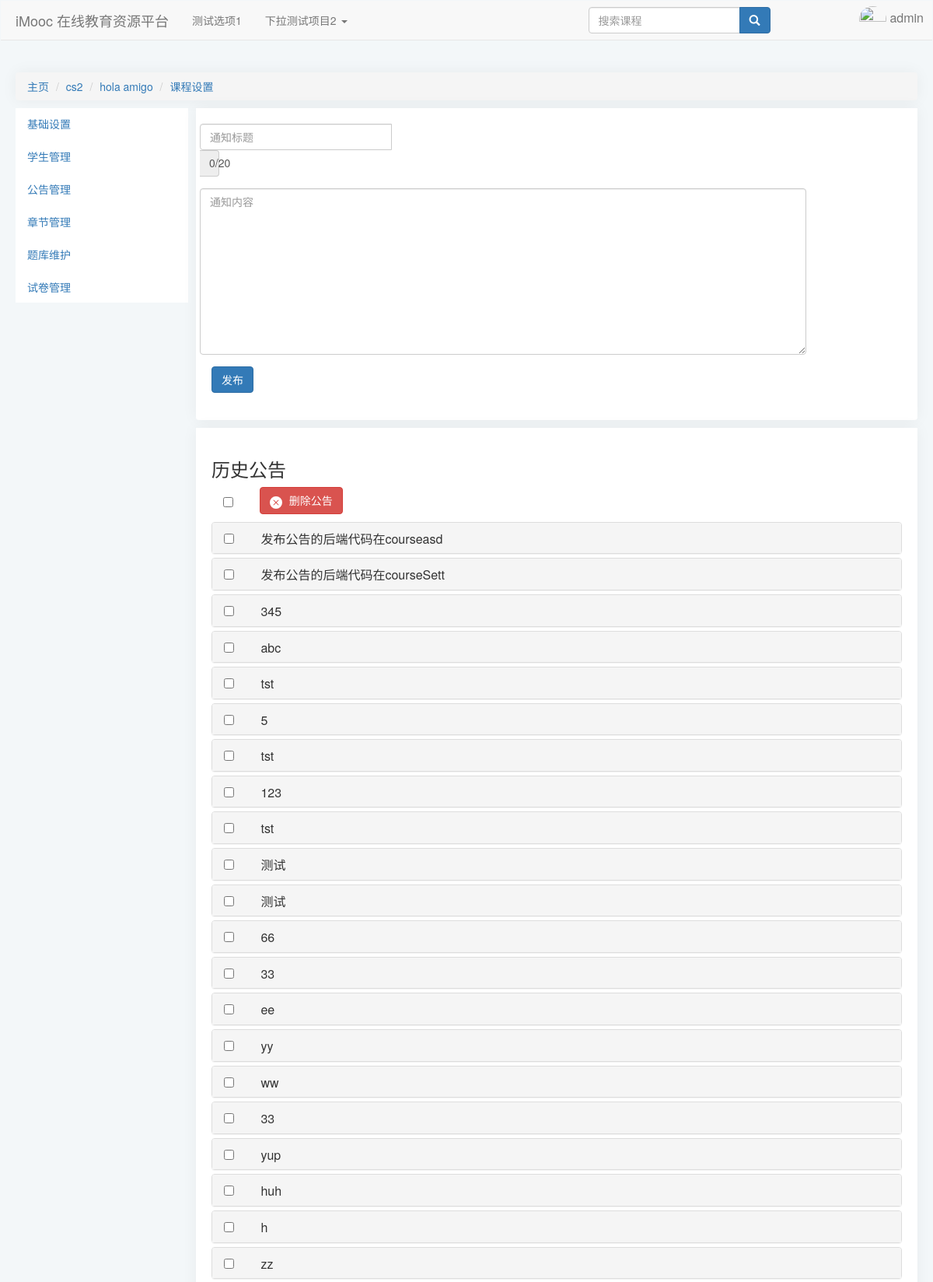
Page /course/3/Setting/Notice (signed in, upper part) on the committed database.
### index/models.py (models this page shows, shortened)
class CourseCategory(models.Model):
    CategoryID = models.AutoField(primary_key=True, verbose_name="分类编号")
    CategoryName = models.CharField(verbose_name="分类名", max_length=64)
    Is_Root = models.BooleanField(verbose_name="根分类", default=True, editable=False)
    DisplayOrder = models.PositiveIntegerField(verbose_name="显示顺序", default=1)
    ParentID = models.ForeignKey(
        "self",
        on_delete=models.CASCADE,
        limit_choices_to={"Is_Root": 1},
        null=True,
        blank=True,
    )
    def __str__(self) -> str:
        return self.CategoryName
    class Meta:
        ordering = ["-CategoryID"]
        verbose_name = "课程分类"
        verbose_name_plural = "课程分类"

class Course(models.Model):
    status = (
        ("1", "未开课"),
        ("2", "已开课"),
        ("3", "已结课"),
    )
    Course_Name = models.CharField(verbose_name="课程名称", max_length=64)
    Course_Teacher = models.ForeignKey(
        "Users",
        on_delete=models.CASCADE,
        limit_choices_to={"access": "teacher"},
        null=True,
        blank=True,
        related_name="teacher",
    )
    Course_Info = models.TextField(verbose_name="课程说明", default="暂未设置")
    Course_Goal = models.TextField(verbose_name="课程目标", default="暂未设置")
    Grade_Requirements = models.TextField(verbose_name="成绩要求", default="暂未设置")
    Reference = models.TextField(verbose_name="参考资料", default="暂未设置")
    QA = models.TextField(verbose_name="常见问题", null=True, blank=True, default="暂未设置")
    Course_Img = models.ImageField(
        verbose_name="课程图片",
        null=True,
        upload_to="Course_Img",
        blank=True,
        default="material/defaultCourseImage.jpg",
    )
    Stu_Count = models.PositiveIntegerField(verbose_name="选课人数", default=0)
    Course_Chapter = models.TextField(
        verbose_name="课程章节",
        null=True,
        blank=True,
        default='[{"title":"New Node","key":"1"}]',
    )
    Course_Category = models.ForeignKey(
        "CourseCategory",
        verbose_name="课程分类",
        on_delete=models.CASCADE,
        limit_choices_to={"Is_Root": 0},
        null=True,
        blank=True,
    )
    View_Count = models.PositiveIntegerField(verbose_name="访问人数", default=0)
    Status = models.CharField(
        verbose_name="课程状态", max_length=16, choices=status, default="1"
    )
    Starting_Time = models.DateTimeField(verbose_name="开课时间", auto_now_add=True)
    Ending_Time = models.DateTimeField(verbose_name="结课时间", null=True, blank=True)
    class Meta:
        ordering = ["-Starting_Time"]
        verbose_name = "课程"
        verbose_name_plural = "课程"

class CourseNotice(models.Model):
    sourceCourse = ForeignKey(
        "Course",
        verbose_name="源课程",
        on_delete=CASCADE,
        null=True,
        blank=True,
        related_name="sourceCourse",
    )
    Title = CharField(verbose_name="公告标题", default="新公告标题", max_length=20)
    Message = TextField(verbose_name="课程公告", default="新公告内容")
    createTime = DateTimeField(verbose_name="发布时间", auto_now_add=True)
    class Meta:
        ordering = ["-createTime"]
        verbose_name = "课程公告"
        verbose_name_plural = "课程公告"

### index/views.py (the view, shortened to what this page needs)
def courseSettingNotice(request, courseid):
    courseDetail, _, _ = VF.Get_Course(courseid)
    course = models.Course.objects.get(id=courseid)
    historyNotices = models.CourseNotice.objects.filter(sourceCourse=course)
    return render(request, "index/courseSettingNotice.html", locals())

### index/templates/index/courseSettingNotice.html (shortened to what this page needs)
{% extends 'index/courseSettingBase.html' %}
{% load static %}
{% load martortags %}
    {% block extrastatic %}
    {{ block.super }}
    <link rel="stylesheet" href="{% static 'index/css/courseSettingNotice.css' %}">
    <link rel="stylesheet" href="https://cdn.jsdelivr.net/simplemde/latest/simplemde.min.css">
    {% endblock extrastatic %}
    {% block content %}
    {{ block.super }}
    <div class="mainContainer">
        <div class="newNoticeForm">
            <form id="NoticeForm" class="form-horizontal">
                <div class="form-group">
                    <div class="item form-Title">
                        <div class="input-group">
                            <input type="text" name="NoticeTitle" id="NoticeTitle" class="form-control"
                                placeholder="通知标题" maxlength="20" required>
                            <div class="input-group-addon" id="titleaddon">0/20</div>
                        </div>
                    </div>
                </div>
                <div class="form-group">
                    <div class="item form-Title">
                        <textarea name="NoticeContent" id="NoticeTA" class="form-control" rows="10"
                            placeholder="通知内容"></textarea>
                    </div>
                </div>
                <div class="form-group">
                    <button type="button" id="submitNotice" class="btn btn-primary postAnno">发布</button>
                </div>
            </form>
        </div>
        <div class="historyNotice">
            <div class="header">
                <h3>历史公告</h3>
                <div class="btnheader">
                    <input type="checkbox" class="selectAll">
                    <button class="btn btn-danger remove">
                        删除公告
                    </button>
                </div>
            </div>
            <div class="panel-group" id="accordion" role="tablist" aria-multiselectable="true">
                {% for Notice in historyNotices %}
                <div class="panel panel-default">
                    <div class="panel-heading" role="tab" id="heading{{forloop.counter}}">
                        <h4 class="panel-title">
                            <input type="checkbox">
                            <a role="button" data-toggle="collapse" data-parent="#accordion"
                                href="#collapse{{forloop.counter}}" aria-expanded="false"
                                aria-controls="collapse{{forloop.counter}}" class="collapsed">
                                {{Notice.Title}}
                            </a>
                        </h4>
                    </div>
                </div>
                {% endfor %}
            </div>
        </div>
    </div>
    {% endblock content %}

### index/templates/index/courseSettingBase.html (shortened to what this page needs)
{% extends 'index/index.html' %}
{% load static %}
    {% block extrastatic %}
    <link rel="stylesheet" type="text/css" href="{% static 'index/css/courseSettingBase.css' %}">
    {% endblock %}
    {% block content %}
    <div>
        <ul class="breadcrumb">
            <li><a class="Index" href="/index/">主页</a></li>
            <li><a class="Category" href="{% url 'index:category' courseDetail.Course_Category.ParentID.CategoryID %}"
                    id="{{courseDetail.Course_Category.CategoryID}}">{{courseDetail.Course_Category}}</a></li>
            <li><a class="Course" href="{% url 'index:courseInfo' courseid %}">{{courseDetail.Course_Name}}
                </a>
            </li>
            <li class="active"><a href="{% url 'index:courseSetting' courseid %}">课程设置
                </a>
            </li>
        </ul>
    </div>
    <div class="navSideBar">
        <ul class="nav nav-pills nav-stacked">
            <li role="basicInfo"><a href="{% url 'index:courseSetting' courseid %}">基础设置</a></li>
            <li role="studentManagement"><a href="{% url 'index:studentSetting' courseid %}">学生管理</a></li>
            <li role="annoucementManage"><a href="{% url 'index:noticeSetting' courseid %}">公告管理</a></li>
            <li role="chapterManagement"><a href="{% url 'index:chapterSetting' courseid %}">章节管理</a></li>
            <li role="QuestionBankManagement"><a href="{% url 'index:questionBank' courseid %}">题库维护</a></li>
            <li role="PaperManagement"><a href="{% url 'index:paperManagement' courseid %}">试卷管理</a></li>
        </ul>
    </div>
    {% endblock %}

### index/static/index/css/index.css (style rules this page uses)
body { background-color: #f3f7f9; }

### index/static/index/css/courseSettingBase.css (style rules this page uses)
.breadcrumb { margin:0px; box-shadow: 0 0 20px 0 rgb(12 1 4 / 5%); border-radius: 4px; }
.navSideBar { display:block; float:left; width:20%; margin-top: 10px; }
ul.nav.nav-pills.nav-stacked { background: white; margin: 0 10px 0 0; }

### index/static/index/css/courseSettingNotice.css (style rules this page uses)
.newNoticeForm { position:relative; display:block; float:right; background-color:white; margin:10px 0; padding:20px; box-shadow: 0 0 20px 0 rgb(12 1 4 / 5%); border-radius: 0px 0px 4px 4px; width:80%; }
.newNoticeForm button { margin-left:15px; }
.item input { border-radius: 4px 0px 0px 4px; width:75%; }
.item textarea { width:85%; }
#titleaddon { display:inline-block; width:10%; height:34px; padding-top:8px; }
.historyNotice { position:relative; display:block; float:right; background-color:white; padding:20px; box-shadow: 0 0 20px 0 rgb(12 1 4 / 5%); border-radius: 0px 0px 4px 4px; width:80%; }
.panel-title a { margin-left:30px; }
.btnheader { margin:0 15px; }
.historyNotice .header button { margin-left:30px; margin-bottom:10px; }
.bi { vertical-align:middle; margin-right:5px; }

### rows in the picture
CourseCategory: Course_Category "cs2"
Course: Course_Name "hola amigo"
CourseNotice: Title "发布公告的后端代码在courseasd"
CourseNotice: Title "发布公告的后端代码在courseSett"
CourseNotice: Title "345"
CourseNotice: Title "abc"
CourseNotice: Title "tst"
CourseNotice: Title "5"
CourseNotice: Title "tst"
CourseNotice: Title "123"
CourseNotice: Title "tst"
CourseNotice: Title "测试"
CourseNotice: Title "测试"
CourseNotice: Title "66"
CourseNotice: Title "33"
CourseNotice: Title "ee"
CourseNotice: Title "yy"
CourseNotice: Title "ww"
CourseNotice: Title "33"
CourseNotice: Title "yup"
CourseNotice: Title "huh"
CourseNotice: Title "h"
CourseNotice: Title "zz"

### other values in the picture
{{ request.session.user_name }} "admin"
